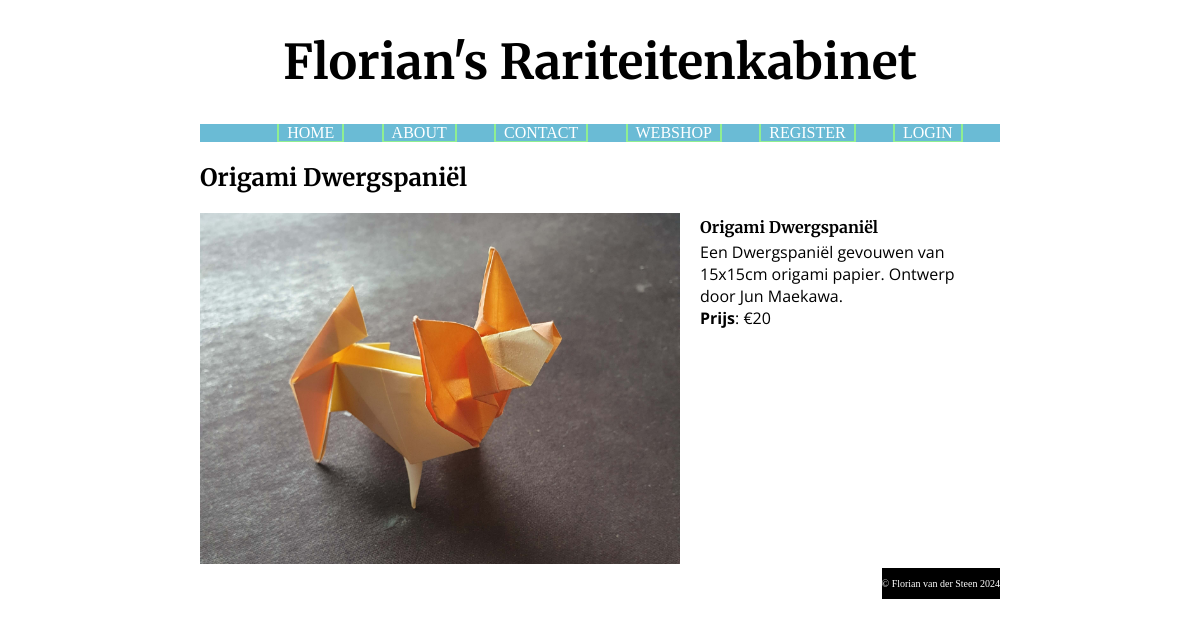
The page /index.php?page=shop&detail=1 on the database its author committed.
### tables this page shows
CREATE TABLE `products` (
  `id` int(200) NOT NULL,
  `name` varchar(200) NOT NULL,
  `description` varchar(1000) NOT NULL,
  `price` float NOT NULL,
  `fname` varchar(500) NOT NULL
);

### communication.php (called while the page is built, shortened)
<?php
function makeDataBaseConnection() {
    $servername = getenv("MYSQL_FLORIAN_WEBSHOP_HOST");
    $dbname = getenv("MYSQL_FLORIAN_WEBSHOP_DATABASE");
    $username = getenv("MYSQL_FLORIAN_WEBSHOP_USER");
    $password = getenv("MYSQL_FLORIAN_WEBSHOP_PASSWORD");
    $conn = mysqli_connect($servername, $username, $password, $dbname);
    return $conn;
}
function executeDataBaseQuery($query, $conn) {
    $result = mysqli_query($conn, $query);
    return $result;
}
function getProductsByIDs($ids) {
    $conn = makeDataBaseConnection();
    try {
        $query = 'SELECT * FROM products WHERE id IN (' . implode(',', $ids) . ')';
        $result = executeDataBaseQuery($query, $conn);
        $products = array();
        while($row = mysqli_fetch_assoc($result)) {
            $products[$row["id"]] = array("id"=> $row["id"], "name"=>$row["name"], "description"=>$row["description"], "price"=>$row["price"], "fname"=>$row["fname"]);
        }
        return ["products"=>$products];
    }
    finally {
        mysqli_close($conn);
    }
}

### shop.php (the view, shortened to what this page needs)
<?php
function showShopContent($data) {
    include_once('communication.php');
    if (empty($data["products"])) {
        echo "";
    }
    else if (empty($data["productId"])) {
        showWebshopProducts($data);
    }
    else {
        showProductContent($data);
    }
}
function showProductContent($data) {
    include_once('communication.php');
    $id = $data["productId"];
    $product = $data["products"][$id];
    echo '<div class="detail">';
    echo '<h2>' . $product["name"] . '</h2>';
    echo '<img src="Images/' . $product["fname"] . '" alt="' . $product["description"] . '">';
    echo '<div class="detail-info">';
    echo '<h4>' . $product["name"] . '</h4>';
    echo '<p>' . $product["description"] . '<br><b>Prijs</b>: &euro;' . $product["price"] . '</p>';
    echo '</div>';
    echo '</div>';
}

### CSS/styles.css (style rules this page uses)
body { width: 800px; margin: auto; background-color: white; }
h2, h3, h4 { font-family: "Merriweather", serif; }
.detail img { width: 60%; height: 60%; display: inline-block; margin-right: 10px; }
.detail p { font-family: "Open Sans", sans-serif; margin-top: 4px; }
.detail h4 { margin-bottom: 4px; margin-top: 4px; }
.detail-info { display: inline-block; width: 35%; vertical-align: top; margin-left: 10px; }

### rows shown on the page
products: name "Origami Dwergspaniël", fname (picture), description "Een Dwergspaniël gevouwen van 15x15cm origami papier. Ontwerp door Jun Maekawa.", price "20"

### other values the page prints
$label "HOME"
$label "ABOUT"
$label "CONTACT"
$label "WEBSHOP"
$label "REGISTER"
$label "LOGIN"
